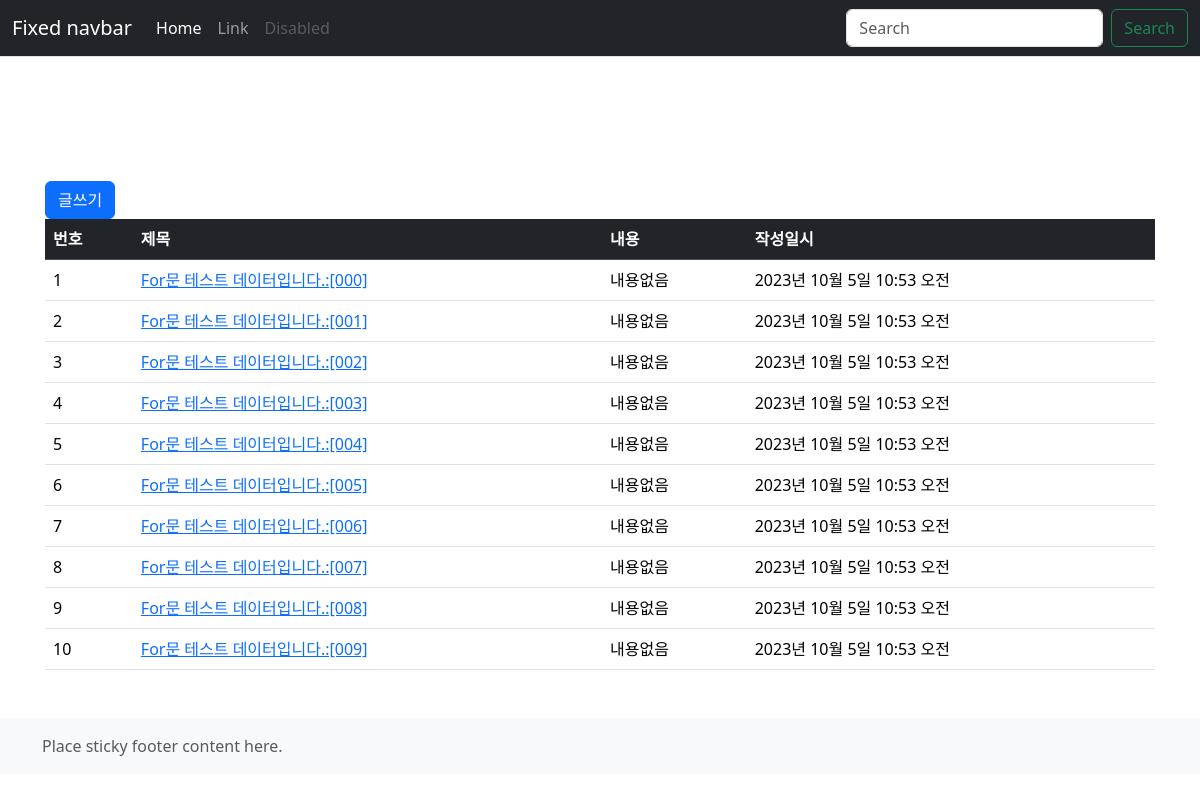
Screenshot of /pybo/ with the database file from the repository.
### pybo/models.py (models this page shows)
class Board(models.Model):
    id = models.AutoField(primary_key=True)  # integer(auto-increment)
    title = models.CharField("제목", max_length=255,  # varchar(255)
                             validators=[
                                 validators.MinLengthValidator(2, "최소 세 글자 이상은 입력해주셔야 합니다.")
                             ])
    author = models.CharField(max_length=255)
    content = models.TextField(validators=[
        validators.MinLengthValidator(10, "최소 10글자 이상은 입력해주셔야 합니다."),
    ])  # Text
    create_at = models.DateTimeField(auto_now_add=True)  # 추가될 때 default로 현재시간
    updated_at = models.DateTimeField(auto_now=True)  # 추가or업데이트 될 때 default로 현재시간

### pybo/views.py (the view)
# urls.py: path('', views.index, name = "index"),
def index(request):
    page = request.GET.get('page', '1')  # 페이지
    board_list = Board.objects.prefetch_related('comment_set').all()
    paginator = Paginator(board_list, 10)  # 페이지당 10개씩 보여주기
    page_obj = paginator.get_page(page)
    context = {'board_list': page_obj}
    return render(request, 'board/index.html', context)

### pybo/templates/board/index.html
{% extends "./base.html" %}
{% block main %}
    <div class="container my-3">
        <div class="my-5">
        <a href="{% url 'pybo:write' %}" class="btn btn-primary">글쓰기</a>
        <table class="table">
            <thead>
            <tr class="table-dark">
                <th>번호</th>
                <th>제목</th>
                <th>내용</th>
                <th>작성일시</th>
            </tr>
            </thead>
            <tbody>
            {% if board_list %}
            {% for board in board_list %}
            <tr>
                <td>{{ forloop.counter }}</td>
                <td>
                    <a href="{% url 'pybo:detail' board.id %}">{{ board.title }}</a>
                </td>
                <td>{{ board.content }}</td>
                <td>{{ board.create_at }}</td>
            </tr>
            {% endfor %}
            {% else %}
            <tr>
                <td colspan="3">게시글이 없습니다.</td>
            </tr>
            {% endif %}
            </tbody>
        </table>
    </div>
{% endblock %}

### pybo/templates/board/base.html (shortened to what this page needs)
{% load static %}
<!DOCTYPE html>
<html lang="ko">
  <head>
    <link rel="stylesheet" href="{% static "bootstrap/css/bootstrap.min.css" %}">
  </head>
  <body>
    {% include './partials/header.html' %}
    {% include "./partials/navbar.html" %}
    <main class="flex-shrink-0">
      {% block main %}{% endblock %}
    </main>
    {% include './partials/footer.html' %}
  </body>
</html>

### pybo/templates/board/partials/header.html (shortened to what this page needs)
<header>
  <nav class="navbar navbar-expand-md navbar-dark fixed-top bg-dark">
    <div class="container-fluid">
      <a class="navbar-brand" href="#">Fixed navbar</a>
      <div class="collapse navbar-collapse" id="navbarCollapse">
        <ul class="navbar-nav me-auto mb-2 mb-md-0">
          <li class="nav-item">
            <a class="nav-link active" aria-current="page" href="#">Home</a>
          </li>
          <li class="nav-item">
            <a class="nav-link" href="#">Link</a>
          </li>
          <li class="nav-item">
            <a class="nav-link disabled">Disabled</a>
          </li>
        </ul>
        <form class="d-flex">
          <input class="form-control me-2" type="search" placeholder="Search" aria-label="Search">
          <button class="btn btn-outline-success" type="submit">Search</button>
        </form>
      </div>
    </div>
  </nav>
</header>

### pybo/templates/board/partials/navbar.html (shortened to what this page needs)
<nav class="navbar navbar-expand-lg navbar-light bg-light border-bottom">
    <div class="container-fluid">
        <a class="navbar-brand" href="#">Pybo</a>
        <div class="collapse navbar-collapse" id="navbarSupportedContent">
            <ul class="navbar-nav me-auto mb-2 mb-lg-0">
                <li class="nav-item">
                    <a class="nav-link" href="#">로그인</a>
                </li>
            </ul>
        </div>
    </div>
</nav>

### pybo/templates/board/partials/footer.html
<footer class="footer mt-auto py-3 bg-light">
  <div class="container">
    <span class="text-muted">Place sticky footer content here.</span>
  </div>
</footer>

### pybo/templates/board/base.html (style rules this page uses)
main > .container { padding: 60px 15px 0; }

### rows the page displays
Board: title "For문 테스트 데이터입니다.:[000]", content "내용없음", create_at "2023년 10월 5일 10:53 오전"
Board: title "For문 테스트 데이터입니다.:[001]", content "내용없음", create_at "2023년 10월 5일 10:53 오전"
Board: title "For문 테스트 데이터입니다.:[002]", content "내용없음", create_at "2023년 10월 5일 10:53 오전"
Board: title "For문 테스트 데이터입니다.:[003]", content "내용없음", create_at "2023년 10월 5일 10:53 오전"
Board: title "For문 테스트 데이터입니다.:[004]", content "내용없음", create_at "2023년 10월 5일 10:53 오전"
Board: title "For문 테스트 데이터입니다.:[005]", content "내용없음", create_at "2023년 10월 5일 10:53 오전"
Board: title "For문 테스트 데이터입니다.:[006]", content "내용없음", create_at "2023년 10월 5일 10:53 오전"
Board: title "For문 테스트 데이터입니다.:[007]", content "내용없음", create_at "2023년 10월 5일 10:53 오전"
Board: title "For문 테스트 데이터입니다.:[008]", content "내용없음", create_at "2023년 10월 5일 10:53 오전"
Board: title "For문 테스트 데이터입니다.:[009]", content "내용없음", create_at "2023년 10월 5일 10:53 오전"
